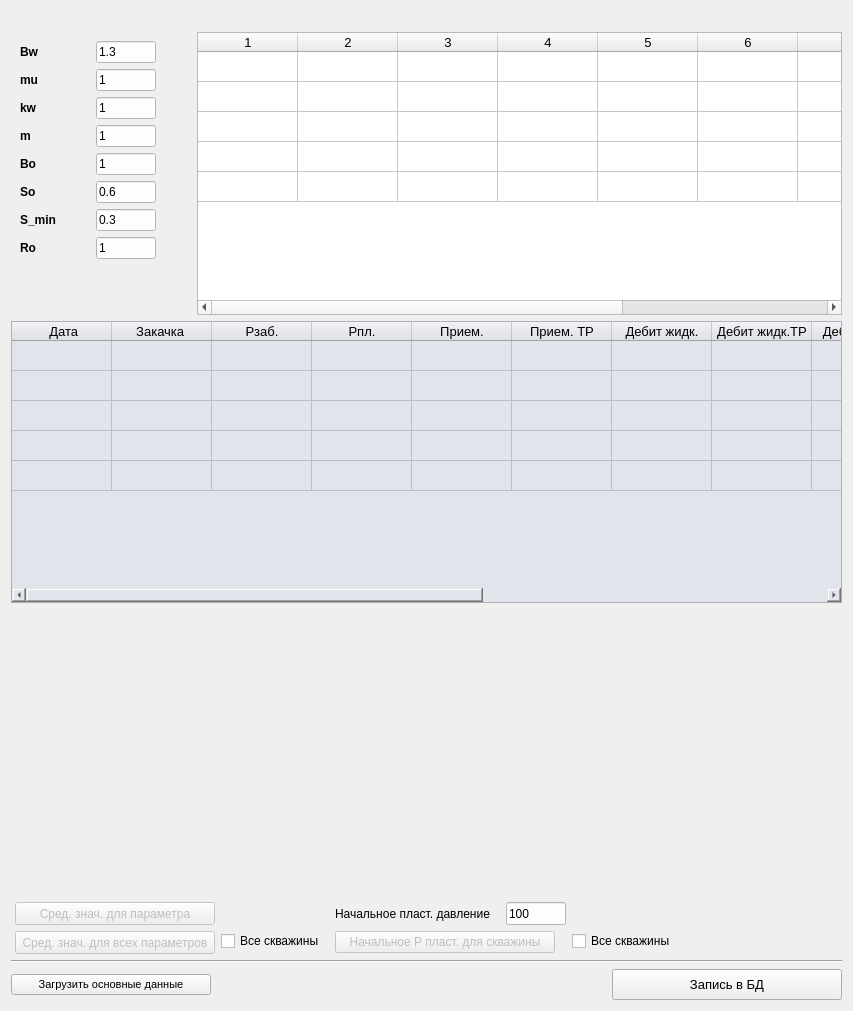
<?xml version="1.0" encoding="UTF-8"?>
<ui version="4.0">
 <class>dialog</class>
 <widget class="QDialog" name="dialog">
  <property name="geometry">
   <rect>
    <x>0</x>
    <y>0</y>
    <width>853</width>
    <height>1011</height>
   </rect>
  </property>
  <property name="windowTitle">
   <string>Исходные данные</string>
  </property>
  <layout class="QGridLayout" name="gridLayout">
   <item row="0" column="0">
    <layout class="QVBoxLayout" name="verticalLayout">
     <item>
      <widget class="QLabel" name="label_well">
       <property name="font">
        <font>
         <pointsize>10</pointsize>
         <weight>75</weight>
         <bold>true</bold>
        </font>
       </property>
       <property name="styleSheet">
        <string notr="true"> color:#050b86;</string>
       </property>
       <property name="text">
        <string/>
       </property>
      </widget>
     </item>
     <item>
      <layout class="QHBoxLayout" name="horizontalLayout_2">
       <item>
        <widget class="QWidget" name="widget" native="true">
         <property name="sizePolicy">
          <sizepolicy hsizetype="Expanding" vsizetype="Expanding">
           <horstretch>0</horstretch>
           <verstretch>0</verstretch>
          </sizepolicy>
         </property>
         <property name="minimumSize">
          <size>
           <width>160</width>
           <height>180</height>
          </size>
         </property>
         <property name="maximumSize">
          <size>
           <width>180</width>
           <height>300</height>
          </size>
         </property>
         <property name="styleSheet">
          <string notr="true">background-color: rgb(225, 228, 235);
QLineEdit {
  border: None;
  background: #E88327;}</string>
         </property>
         <widget class="QWidget" name="formLayoutWidget">
          <property name="geometry">
           <rect>
            <x>-1</x>
            <y>-1</y>
            <width>181</width>
            <height>281</height>
           </rect>
          </property>
          <layout class="QFormLayout" name="formLayout">
           <property name="horizontalSpacing">
            <number>40</number>
           </property>
           <property name="leftMargin">
            <number>10</number>
           </property>
           <property name="topMargin">
            <number>10</number>
           </property>
           <item row="0" column="0">
            <widget class="QLabel" name="label_3">
             <property name="font">
              <font>
               <weight>75</weight>
               <bold>true</bold>
              </font>
             </property>
             <property name="toolTip">
              <string>Объемный коэффициент воды</string>
             </property>
             <property name="text">
              <string>Bw</string>
             </property>
            </widget>
           </item>
           <item row="0" column="1">
            <widget class="QLineEdit" name="Edit_Bw">
             <property name="maximumSize">
              <size>
               <width>60</width>
               <height>16777215</height>
              </size>
             </property>
             <property name="styleSheet">
              <string notr="true">background-color: rgb(252, 253, 255);</string>
             </property>
             <property name="text">
              <string>1.3</string>
             </property>
            </widget>
           </item>
           <item row="1" column="0">
            <widget class="QLabel" name="label_4">
             <property name="font">
              <font>
               <weight>75</weight>
               <bold>true</bold>
              </font>
             </property>
             <property name="toolTip">
              <string>Вязкость воды (cp)</string>
             </property>
             <property name="text">
              <string>mu</string>
             </property>
            </widget>
           </item>
           <item row="1" column="1">
            <widget class="QLineEdit" name="Edit_mu">
             <property name="maximumSize">
              <size>
               <width>60</width>
               <height>16777215</height>
              </size>
             </property>
             <property name="styleSheet">
              <string notr="true">background-color: rgb(252, 253, 255);</string>
             </property>
             <property name="text">
              <string>1</string>
             </property>
            </widget>
           </item>
           <item row="2" column="0">
            <widget class="QLabel" name="label_5">
             <property name="font">
              <font>
               <weight>75</weight>
               <bold>true</bold>
              </font>
             </property>
             <property name="toolTip">
              <string>Эффективная проницаемость по воде (md)</string>
             </property>
             <property name="text">
              <string>kw</string>
             </property>
            </widget>
           </item>
           <item row="2" column="1">
            <widget class="QLineEdit" name="Edit_kw">
             <property name="maximumSize">
              <size>
               <width>60</width>
               <height>16777215</height>
              </size>
             </property>
             <property name="styleSheet">
              <string notr="true">background-color: rgb(252, 253, 255);</string>
             </property>
             <property name="text">
              <string>1</string>
             </property>
            </widget>
           </item>
           <item row="3" column="0">
            <widget class="QLabel" name="label_6">
             <property name="font">
              <font>
               <weight>75</weight>
               <bold>true</bold>
              </font>
             </property>
             <property name="toolTip">
              <string>Пористость пласта, доли ед.</string>
             </property>
             <property name="text">
              <string>m</string>
             </property>
            </widget>
           </item>
           <item row="3" column="1">
            <widget class="QLineEdit" name="Edit_m">
             <property name="maximumSize">
              <size>
               <width>60</width>
               <height>16777215</height>
              </size>
             </property>
             <property name="styleSheet">
              <string notr="true">background-color: rgb(252, 253, 255);</string>
             </property>
             <property name="text">
              <string>1</string>
             </property>
            </widget>
           </item>
           <item row="4" column="0">
            <widget class="QLabel" name="label_7">
             <property name="font">
              <font>
               <weight>75</weight>
               <bold>true</bold>
              </font>
             </property>
             <property name="toolTip">
              <string>Объемный коэффициент нефти</string>
             </property>
             <property name="text">
              <string>Bo</string>
             </property>
            </widget>
           </item>
           <item row="4" column="1">
            <widget class="QLineEdit" name="Edit_Bo">
             <property name="maximumSize">
              <size>
               <width>60</width>
               <height>16777215</height>
              </size>
             </property>
             <property name="styleSheet">
              <string notr="true">background-color: rgb(252, 253, 255);</string>
             </property>
             <property name="text">
              <string>1</string>
             </property>
            </widget>
           </item>
           <item row="5" column="0">
            <widget class="QLabel" name="label_8">
             <property name="font">
              <font>
               <weight>75</weight>
               <bold>true</bold>
              </font>
             </property>
             <property name="toolTip">
              <string>Начальная нефтенасыщенность, доли ед.</string>
             </property>
             <property name="text">
              <string>So</string>
             </property>
            </widget>
           </item>
           <item row="5" column="1">
            <widget class="QLineEdit" name="Edit_So">
             <property name="maximumSize">
              <size>
               <width>60</width>
               <height>16777215</height>
              </size>
             </property>
             <property name="styleSheet">
              <string notr="true">background-color: rgb(252, 253, 255);</string>
             </property>
             <property name="text">
              <string>0.6</string>
             </property>
            </widget>
           </item>
           <item row="6" column="0">
            <widget class="QLabel" name="label_9">
             <property name="font">
              <font>
               <weight>75</weight>
               <bold>true</bold>
              </font>
             </property>
             <property name="toolTip">
              <string>Минимальная нефтенасыщенность, доли ед.</string>
             </property>
             <property name="text">
              <string>S_min</string>
             </property>
            </widget>
           </item>
           <item row="6" column="1">
            <widget class="QLineEdit" name="Edit_So_min">
             <property name="maximumSize">
              <size>
               <width>60</width>
               <height>16777215</height>
              </size>
             </property>
             <property name="styleSheet">
              <string notr="true">background-color: rgb(252, 253, 255);</string>
             </property>
             <property name="text">
              <string>0.3</string>
             </property>
            </widget>
           </item>
           <item row="7" column="0">
            <widget class="QLabel" name="label_10">
             <property name="font">
              <font>
               <weight>75</weight>
               <bold>true</bold>
              </font>
             </property>
             <property name="toolTip">
              <string>Плотность нефти, г/см³</string>
             </property>
             <property name="text">
              <string>Ro</string>
             </property>
            </widget>
           </item>
           <item row="7" column="1">
            <widget class="QLineEdit" name="Edit_Ro">
             <property name="maximumSize">
              <size>
               <width>60</width>
               <height>16777215</height>
              </size>
             </property>
             <property name="styleSheet">
              <string notr="true">background-color: rgb(252, 253, 255);</string>
             </property>
             <property name="text">
              <string>1</string>
             </property>
            </widget>
           </item>
          </layout>
         </widget>
        </widget>
       </item>
       <item>
        <widget class="QTableWidget" name="tableBDskv">
         <property name="enabled">
          <bool>true</bool>
         </property>
         <property name="maximumSize">
          <size>
           <width>16777215</width>
           <height>300</height>
          </size>
         </property>
         <property name="font">
          <font>
           <pointsize>10</pointsize>
           <weight>50</weight>
           <bold>false</bold>
          </font>
         </property>
         <property name="focusPolicy">
          <enum>Qt::NoFocus</enum>
         </property>
         <property name="styleSheet">
          <string notr="true">background-color: rgb(225, 228, 235);

QLineEdit {
  border: None;
  background: #E88327;}


</string>
         </property>
         <property name="frameShape">
          <enum>QFrame::StyledPanel</enum>
         </property>
         <property name="lineWidth">
          <number>2</number>
         </property>
         <property name="tabKeyNavigation">
          <bool>true</bool>
         </property>
         <property name="showDropIndicator" stdset="0">
          <bool>true</bool>
         </property>
         <property name="alternatingRowColors">
          <bool>false</bool>
         </property>
         <property name="selectionMode">
          <enum>QAbstractItemView::SingleSelection</enum>
         </property>
         <property name="selectionBehavior">
          <enum>QAbstractItemView::SelectItems</enum>
         </property>
         <property name="gridStyle">
          <enum>Qt::SolidLine</enum>
         </property>
         <property name="rowCount">
          <number>5</number>
         </property>
         <property name="columnCount">
          <number>9</number>
         </property>
         <attribute name="horizontalHeaderVisible">
          <bool>true</bool>
         </attribute>
         <attribute name="horizontalHeaderShowSortIndicator" stdset="0">
          <bool>false</bool>
         </attribute>
         <attribute name="verticalHeaderVisible">
          <bool>false</bool>
         </attribute>
         <attribute name="verticalHeaderShowSortIndicator" stdset="0">
          <bool>false</bool>
         </attribute>
         <row/>
         <row/>
         <row/>
         <row/>
         <row/>
         <column/>
         <column/>
         <column/>
         <column/>
         <column/>
         <column/>
         <column/>
         <column/>
         <column/>
        </widget>
       </item>
      </layout>
     </item>
     <item>
      <widget class="QTableWidget" name="tableBDparam">
       <property name="minimumSize">
        <size>
         <width>650</width>
         <height>0</height>
        </size>
       </property>
       <property name="maximumSize">
        <size>
         <width>16777215</width>
         <height>800</height>
        </size>
       </property>
       <property name="font">
        <font>
         <pointsize>10</pointsize>
         <weight>50</weight>
         <bold>false</bold>
        </font>
       </property>
       <property name="focusPolicy">
        <enum>Qt::NoFocus</enum>
       </property>
       <property name="styleSheet">
        <string notr="true">background-color: rgb(225, 228, 235)

</string>
       </property>
       <property name="editTriggers">
        <set>QAbstractItemView::AnyKeyPressed|QAbstractItemView::DoubleClicked|QAbstractItemView::EditKeyPressed|QAbstractItemView::SelectedClicked</set>
       </property>
       <property name="tabKeyNavigation">
        <bool>true</bool>
       </property>
       <property name="showDropIndicator" stdset="0">
        <bool>true</bool>
       </property>
       <property name="selectionMode">
        <enum>QAbstractItemView::ContiguousSelection</enum>
       </property>
       <property name="selectionBehavior">
        <enum>QAbstractItemView::SelectItems</enum>
       </property>
       <property name="gridStyle">
        <enum>Qt::SolidLine</enum>
       </property>
       <property name="rowCount">
        <number>5</number>
       </property>
       <property name="columnCount">
        <number>14</number>
       </property>
       <attribute name="horizontalHeaderVisible">
        <bool>true</bool>
       </attribute>
       <attribute name="horizontalHeaderMinimumSectionSize">
        <number>46</number>
       </attribute>
       <attribute name="horizontalHeaderShowSortIndicator" stdset="0">
        <bool>false</bool>
       </attribute>
       <attribute name="horizontalHeaderStretchLastSection">
        <bool>false</bool>
       </attribute>
       <attribute name="verticalHeaderVisible">
        <bool>false</bool>
       </attribute>
       <attribute name="verticalHeaderShowSortIndicator" stdset="0">
        <bool>false</bool>
       </attribute>
       <row/>
       <row/>
       <row/>
       <row/>
       <row/>
       <column>
        <property name="text">
         <string>        Дата       </string>
        </property>
        <property name="background">
         <color>
          <red>232</red>
          <green>232</green>
          <blue>232</blue>
         </color>
        </property>
       </column>
       <column>
        <property name="text">
         <string> Закачка  </string>
        </property>
       </column>
       <column>
        <property name="text">
         <string>Рзаб.</string>
        </property>
       </column>
       <column>
        <property name="text">
         <string>Рпл.</string>
        </property>
        <property name="toolTip">
         <string extracomment="ммм"/>
        </property>
       </column>
       <column>
        <property name="text">
         <string>Прием.</string>
        </property>
       </column>
       <column>
        <property name="text">
         <string>Прием. ТР</string>
        </property>
        <property name="foreground">
         <brush brushstyle="NoBrush">
          <color alpha="255">
           <red>0</red>
           <green>0</green>
           <blue>0</blue>
          </color>
         </brush>
        </property>
       </column>
       <column>
        <property name="text">
         <string>Дебит жидк.</string>
        </property>
       </column>
       <column>
        <property name="text">
         <string>Дебит жидк.ТР</string>
        </property>
       </column>
       <column>
        <property name="text">
         <string>Дебит нефти</string>
        </property>
       </column>
       <column>
        <property name="text">
         <string>Дебит нефти ТР</string>
        </property>
       </column>
       <column>
        <property name="text">
         <string>Обводн.</string>
        </property>
       </column>
       <column>
        <property name="text">
         <string>Обводн. ТР</string>
        </property>
       </column>
       <column>
        <property name="text">
         <string>Динам.уровень</string>
        </property>
       </column>
       <column>
        <property name="text">
         <string>Диам. штуцера</string>
        </property>
       </column>
      </widget>
     </item>
     <item>
      <widget class="Gr1" name="Gr_bd1" native="true">
       <property name="sizePolicy">
        <sizepolicy hsizetype="Expanding" vsizetype="Expanding">
         <horstretch>0</horstretch>
         <verstretch>0</verstretch>
        </sizepolicy>
       </property>
       <property name="minimumSize">
        <size>
         <width>0</width>
         <height>180</height>
        </size>
       </property>
       <property name="maximumSize">
        <size>
         <width>16777215</width>
         <height>800</height>
        </size>
       </property>
      </widget>
     </item>
     <item>
      <layout class="QHBoxLayout" name="horizontalLayout">
       <item>
        <layout class="QFormLayout" name="formLayout_2">
         <property name="leftMargin">
          <number>4</number>
         </property>
         <property name="topMargin">
          <number>4</number>
         </property>
         <item row="0" column="0">
          <widget class="QPushButton" name="But_Set_average">
           <property name="enabled">
            <bool>false</bool>
           </property>
           <property name="minimumSize">
            <size>
             <width>200</width>
             <height>23</height>
            </size>
           </property>
           <property name="maximumSize">
            <size>
             <width>300</width>
             <height>16777215</height>
            </size>
           </property>
           <property name="toolTip">
            <string>Установить для отсутствующих данных средние значения по выбранному параметру</string>
           </property>
           <property name="text">
            <string>Сред. знач. для параметра</string>
           </property>
          </widget>
         </item>
         <item row="0" column="1">
          <widget class="QLabel" name="label">
           <property name="maximumSize">
            <size>
             <width>20</width>
             <height>16777215</height>
            </size>
           </property>
           <property name="text">
            <string/>
           </property>
          </widget>
         </item>
         <item row="1" column="0">
          <widget class="QPushButton" name="But_Set_all_average">
           <property name="enabled">
            <bool>false</bool>
           </property>
           <property name="minimumSize">
            <size>
             <width>200</width>
             <height>23</height>
            </size>
           </property>
           <property name="maximumSize">
            <size>
             <width>400</width>
             <height>16777215</height>
            </size>
           </property>
           <property name="toolTip">
            <string>Установить для отсутствующих данных средние значения  по всем требуемым параметрам</string>
           </property>
           <property name="text">
            <string>Сред. знач. для всех параметров</string>
           </property>
          </widget>
         </item>
         <item row="1" column="1">
          <widget class="QCheckBox" name="checkBox_all_avr">
           <property name="maximumSize">
            <size>
             <width>160</width>
             <height>16777215</height>
            </size>
           </property>
           <property name="toolTip">
            <string>&lt;html&gt;&lt;head/&gt;&lt;body&gt;&lt;p&gt;Применить замену пропущеных значений средними значениями для всех скважин пласта&lt;/p&gt;&lt;/body&gt;&lt;/html&gt;</string>
           </property>
           <property name="text">
            <string>Все скважины</string>
           </property>
          </widget>
         </item>
        </layout>
       </item>
       <item>
        <layout class="QFormLayout" name="formLayout_3">
         <property name="leftMargin">
          <number>4</number>
         </property>
         <property name="topMargin">
          <number>4</number>
         </property>
         <property name="bottomMargin">
          <number>0</number>
         </property>
         <item row="2" column="0">
          <widget class="QPushButton" name="But_Set_Pstart">
           <property name="enabled">
            <bool>false</bool>
           </property>
           <property name="minimumSize">
            <size>
             <width>220</width>
             <height>0</height>
            </size>
           </property>
           <property name="maximumSize">
            <size>
             <width>300</width>
             <height>16777215</height>
            </size>
           </property>
           <property name="toolTip">
            <string>&lt;html&gt;&lt;head/&gt;&lt;body&gt;&lt;p&gt;Замена пропущеных (в начале временного периода) значений пластового давления значением заданного начального давления&lt;/p&gt;&lt;/body&gt;&lt;/html&gt;</string>
           </property>
           <property name="text">
            <string>Начальное Р пласт. для скважины</string>
           </property>
          </widget>
         </item>
         <item row="2" column="1">
          <widget class="QCheckBox" name="checkBox_all_Pstart">
           <property name="maximumSize">
            <size>
             <width>150</width>
             <height>16777215</height>
            </size>
           </property>
           <property name="toolTip">
            <string>&lt;html&gt;&lt;head/&gt;&lt;body&gt;&lt;p&gt;Применить замену пропущеных (в начале временного периода) значений пластового давления значением заданного начального давления  для всех скважин пласта&lt;/p&gt;&lt;/body&gt;&lt;/html&gt;</string>
           </property>
           <property name="text">
            <string>Все скважины</string>
           </property>
          </widget>
         </item>
         <item row="1" column="0">
          <layout class="QHBoxLayout" name="horizontalLayout_4">
           <item>
            <widget class="QLabel" name="label_2">
             <property name="text">
              <string>Начальное пласт. давление   </string>
             </property>
            </widget>
           </item>
           <item>
            <widget class="QLineEdit" name="Edit_P">
             <property name="minimumSize">
              <size>
               <width>0</width>
               <height>23</height>
              </size>
             </property>
             <property name="maximumSize">
              <size>
               <width>60</width>
               <height>16777215</height>
              </size>
             </property>
             <property name="styleSheet">
              <string notr="true">background-color: rgb(252, 253, 255);</string>
             </property>
             <property name="inputMask">
              <string>999</string>
             </property>
             <property name="text">
              <string>100</string>
             </property>
             <property name="cursorPosition">
              <number>3</number>
             </property>
            </widget>
           </item>
          </layout>
         </item>
         <item row="1" column="1">
          <widget class="QLabel" name="label_11">
           <property name="maximumSize">
            <size>
             <width>20</width>
             <height>16777215</height>
            </size>
           </property>
           <property name="text">
            <string/>
           </property>
          </widget>
         </item>
        </layout>
       </item>
       <item>
        <layout class="QVBoxLayout" name="VL_tool"/>
       </item>
      </layout>
     </item>
     <item>
      <widget class="Line" name="line">
       <property name="orientation">
        <enum>Qt::Horizontal</enum>
       </property>
      </widget>
     </item>
     <item>
      <layout class="QHBoxLayout" name="horizontalLayout_3">
       <item>
        <widget class="QPushButton" name="But_load_excel">
         <property name="minimumSize">
          <size>
           <width>200</width>
           <height>0</height>
          </size>
         </property>
         <property name="maximumSize">
          <size>
           <width>220</width>
           <height>16777215</height>
          </size>
         </property>
         <property name="font">
          <font>
           <pointsize>8</pointsize>
          </font>
         </property>
         <property name="styleSheet">
          <string notr="true"/>
         </property>
         <property name="text">
          <string>Загрузить основные данные</string>
         </property>
        </widget>
       </item>
       <item>
        <spacer name="horizontalSpacer_2">
         <property name="orientation">
          <enum>Qt::Horizontal</enum>
         </property>
         <property name="sizeHint" stdset="0">
          <size>
           <width>40</width>
           <height>20</height>
          </size>
         </property>
        </spacer>
       </item>
       <item>
        <widget class="QPushButton" name="But_to_BD">
         <property name="minimumSize">
          <size>
           <width>230</width>
           <height>31</height>
          </size>
         </property>
         <property name="font">
          <font>
           <pointsize>10</pointsize>
          </font>
         </property>
         <property name="styleSheet">
          <string notr="true"/>
         </property>
         <property name="text">
          <string>Запись в БД</string>
         </property>
        </widget>
       </item>
      </layout>
     </item>
    </layout>
   </item>
  </layout>
 </widget>
 <customwidgets>
  <customwidget>
   <class>Gr1</class>
   <extends>QWidget</extends>
   <header location="global">gr1.h</header>
   <container>1</container>
  </customwidget>
 </customwidgets>
 <resources/>
 <connections/>
</ui>
